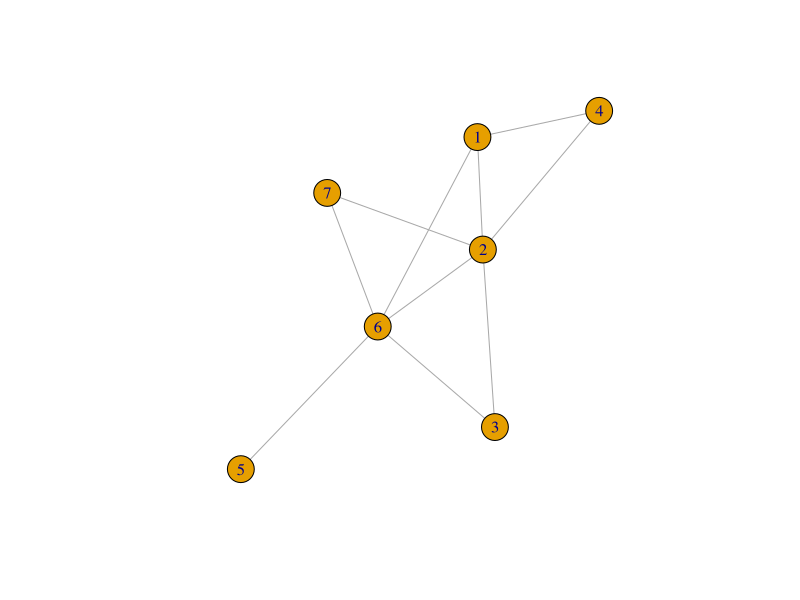
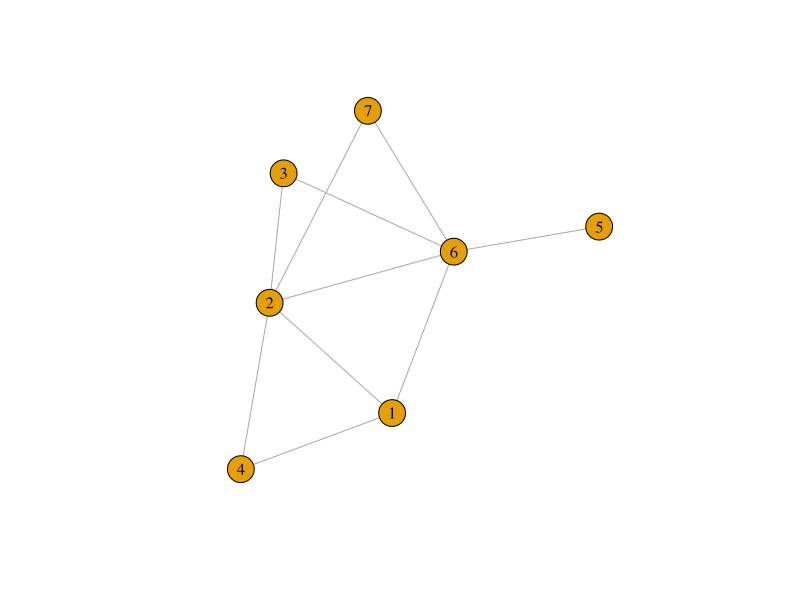
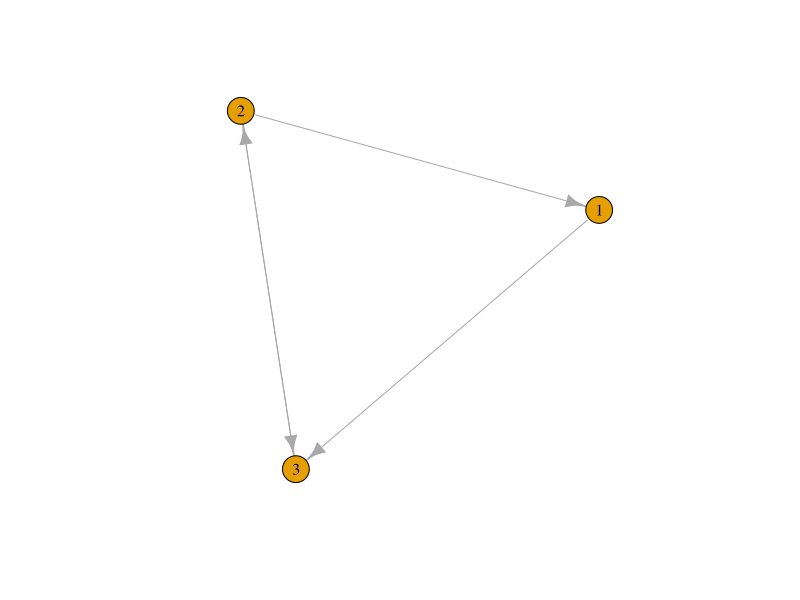
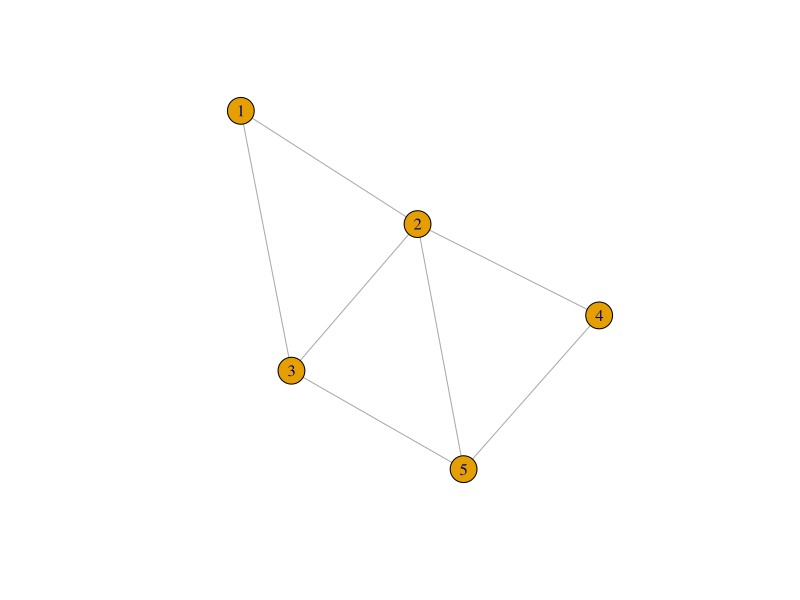
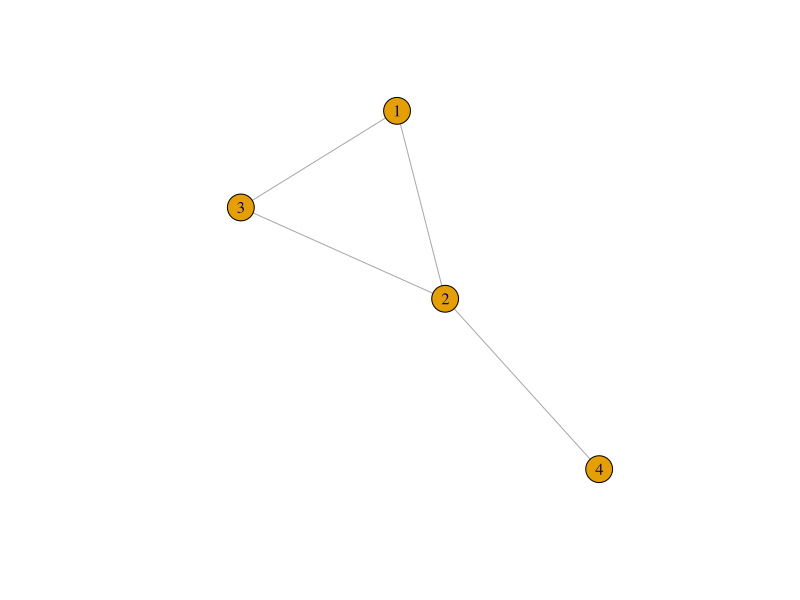

Recreate these plots in R, in order.
# Taller 1

library(igraph)


# Punto 1 -----------------------------------------------------------------

# Red binaria no dirigida G(n,m) n nodos y orden m
set.seed(123)
g <- sample_gnm(7,10)
V(g)
vcount(g) # Orden del grafo

E(g)
ecount(g) # Tamaño del grafo

as_edgelist(g) # Lista de relaciones
as_adjacency_matrix(g, sparse = F) # Matriz de adyacencia

set.seed(123)
plot(g)

# Red ponderada no dirigida

## Empecemos por asignar pesos a las conexiones de nuestra red

wg <- g

set.seed(123)
E(wg)$weight <- round(runif(n = ecount(wg)), 3)

E(wg)$weight # Visualizo los pesos creados
is_weighted(wg) # Pregunto si es ponderada


as_data_frame(wg) #Puedo ver los pesos por cada conexión
as_adjacency_matrix(wg,sparse = F, attr = 'weight')

set.seed(123)
plot(wg,edge.width = E(g)$weight)

# Red binaria dirigida

dg <- sample_gnm(3, 4, directed = TRUE)
set.seed(123)
plot(dg)

vcount(dg) # Orden del gráfo
ecount(dg) # Tamaño del grafo

#Conexión
is.connected(dg, mode = 'weak') # Conexión debil
is.connected(dg, mode = 'strong') # No conexión fuerte


# Punto 2 -----------------------------------------------------------------

# Consideramos un grafo G(V,E) con los siguientes edges

enla <- c(1,2,1,3,2,3,2,4,2,5,3,5,4,5)

# Lo convertimos en un grafo
g <- graph(edges = enla,directed = F)

# Lo visualizamos 
set.seed(123)
plot(g)

# Orden, tamaño y diámetro del gráfo

sprintf('El orden del gráfo es de %d', vcount(g))
sprintf('El tamaño del gráfo es de %d', ecount(g))
sprintf('El diametro del gráfo es %d', diameter(g))

# Grado de cada vértice

degree(graph = g, v = V(g)) #Grado de todos los vértices

# Graficar subgrafo generado por los nodos 1,2,3 y 4

nodos_subgrafo <- c(1, 2, 3, 4)

subgrafo <- induced_subgraph(g, nodos_subgrafo) # Obtener el subgrafo

plot(subgrafo)


# Punto 3 -----------------------------------------------------------------

# Triada o tripleta
# Una tríada es un conjunto de tres nodos conectados por tres aristas
# El censo de una tríada se define como el número de subgrafos cerrados
# de tamaño tres que contienen la tríada.



# Punto 4 -----------------------------------------------------------------

# Graficar todos los grafos conectados con 4 vértices.

components(g)
